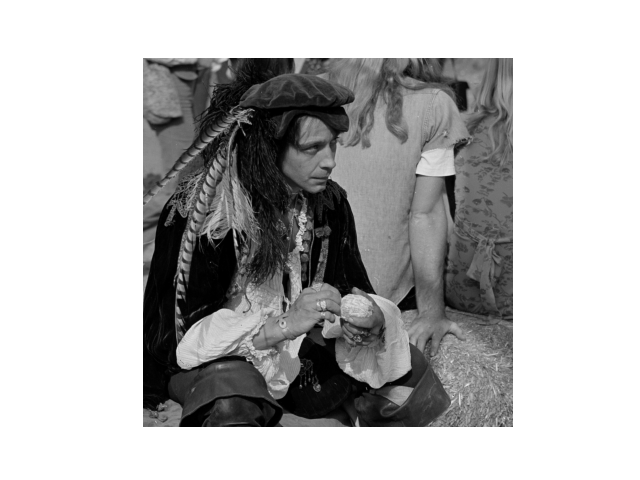

Reproduce this figure in Python.
import numpy as np
import matplotlib.pyplot as plt
img1=plt.imread('D:\\DIP\\Dataset\\misc\\5.3.01.tiff')
plt.imshow(img1, cmap='gray')
plt.axis('off')
plt.show()
